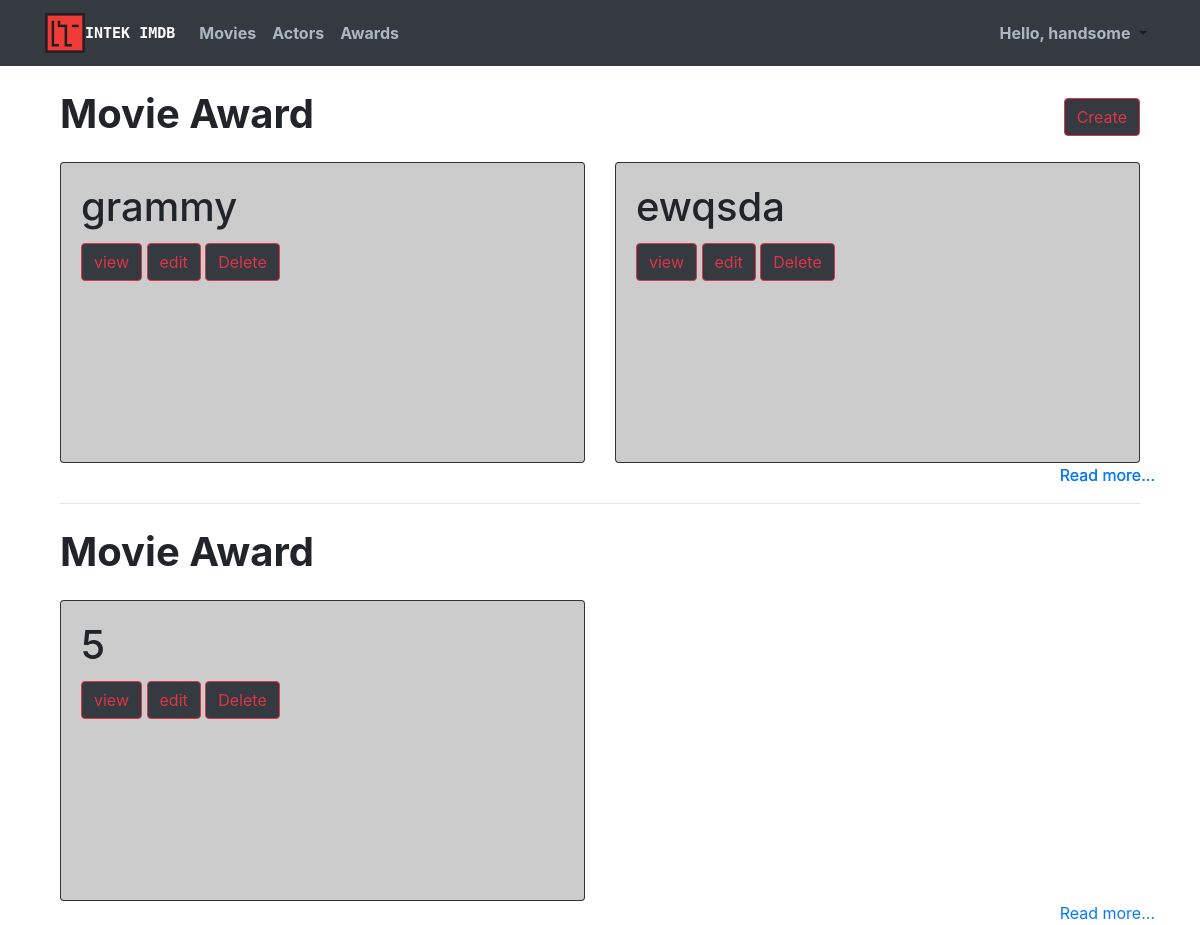
The page /accounts/award/ (signed in) on the database as committed earlier.
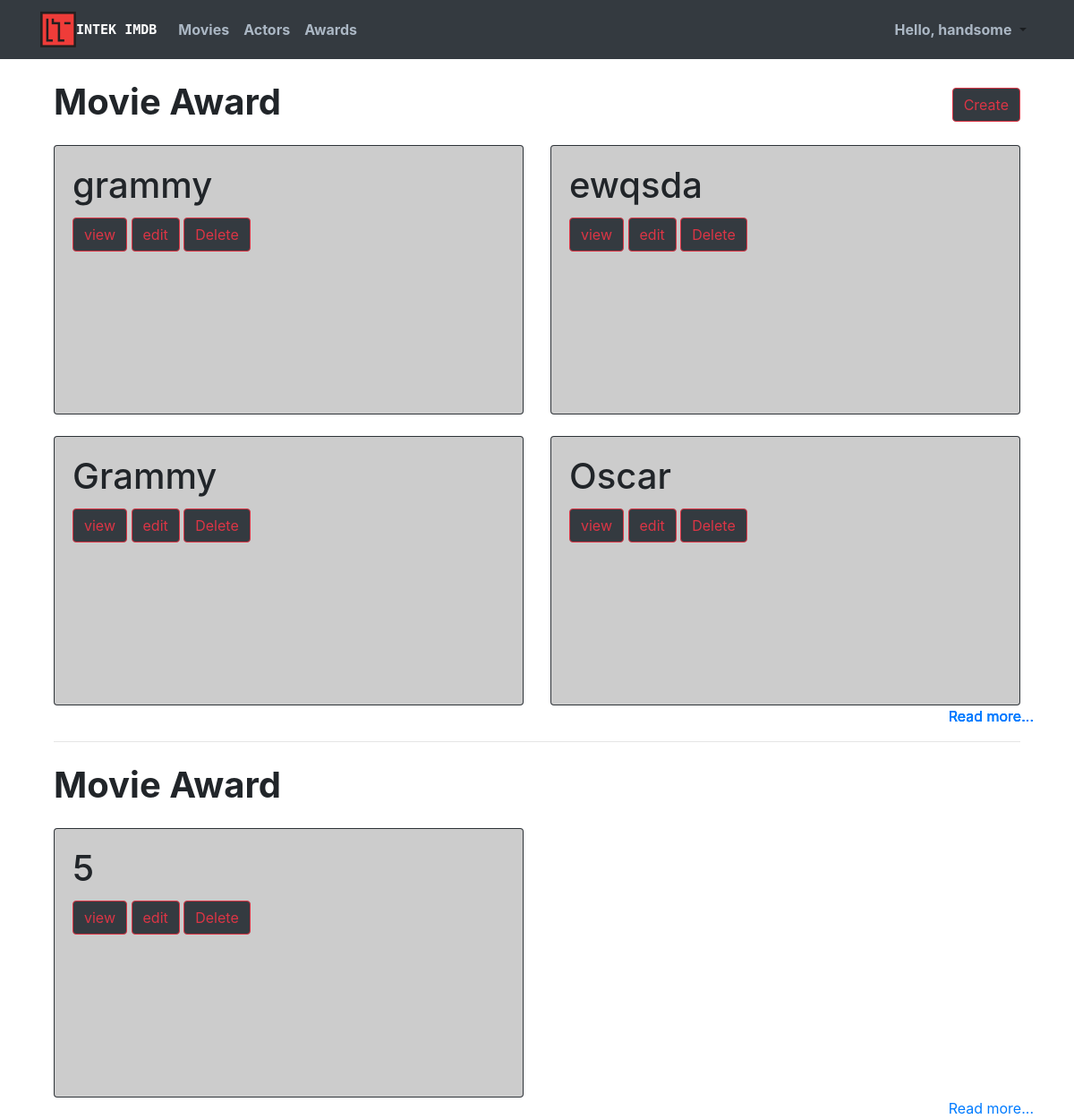
The same page on the database as committed later.
### imdb_app/models.py (models this page shows, shortened)
class Award(models.Model):
    author = models.ForeignKey(User, on_delete=models.CASCADE)
    kind_choices = [
        ('Movie', 'Movie'),
        ('Actor', 'Actor')
    ]
    date = models.DateField(blank=False)
    title = models.CharField(max_length=200, blank=False)
    kind = models.CharField(
        max_length=10,
        choices=kind_choices,
        default='Movie',
        blank=False
    )
    content_type = models.ForeignKey(ContentType, on_delete=models.CASCADE)
    object_id = models.PositiveIntegerField()
    selected = GenericForeignKey('content_type', 'object_id')
    comments = GenericRelation(Comment)
    class Meta:
        ordering = ["date"]
    def __str__(self):
        return self.title

### imdb_app/views.py (the view)
# urls.py: path('award/', login_required(views.AwardListView.as_view()), name='award'),
class AwardListView(generic.ListView):
    model = Award
    context_object_name = 'award_list'
    template_name = 'imdb_app/award_page.html'
    paginate_by = 12
    def get_context_data(self, **kwargs):
        kwargs['form'] = PostAwardForm()
        kwargs['movie_list'] = Movie.objects.all()
        kwargs['actor_list'] = Actor.objects.all()
        return super(AwardListView, self).get_context_data(**kwargs)

### imdb_app/models.py (called while the page is built)
    def __str__(self):
        return self.first_name + ' ' + self.last_name

    def __str__(self):
        return self.title

### templates/imdb_app/award_page.html (shortened to what this page needs)
{% extends 'base.html' %}
{% block content %}
<div class="container">
  <h1 class="my-4">
    <b>Movie Award</b>
    <span id="add-button">
      <button type="button" class="btn btn-dark btn-outline-danger" data-toggle="modal" data-target="#Createmodal">Create</button>
    </span>
  </h1>
  <div class="row" style="position:relative">
    {% for award in award_list %}
      {% if award.kind == "Movie"%}
        <div class="col-lg-6 mb-4">
          <div class="card bg-dark">
            <img class="card-img" src="http://placehold.it/700x400" alt="Card image">
            <div class="card-img-overlay">
              <h1 class="card-title">{{award.title}}</h1>
              <a href={% url 'imdb_app:award_detail' award.id %} class="btn btn-dark btn-outline-danger">view</a>
              <a href={% url 'imdb_app:award_edit' award.id %} class="btn btn-dark btn-outline-danger">edit</a>
              <button type="button" class="btn btn-dark btn-outline-danger" data-toggle="modal" data-target="#Deletemodal{{forloop.counter}}">Delete</button>
            </div>
          </div>
        </div>
        <a href="#" style="position:absolute; bottom:0px; right:0px;">Read more...</a>
      {% endif %}
      {% empty %}
        No award yet
    {% endfor %}
  </div>
  <hr>
  <h1 class="my-4">
    <b>Movie Award</b>
  </h1>
  <div class="row" style="position:relative">
    {% for award in award_list %}
      {% if award.kind == "Actor"%}
        <div class="col-lg-6 mb-4">
          <div class="card bg-dark">
            <img class="card-img" src="http://placehold.it/700x400" alt="Card image">
            <div class="card-img-overlay">
              <h1 class="card-title">{{award.title}}</h1>
              <a href={% url 'imdb_app:award_detail' award.id %} class="btn btn-dark btn-outline-danger">view</a>
              <a href={% url 'imdb_app:award_edit' award.id %} class="btn btn-dark btn-outline-danger">edit</a>
              <button type="button" class="btn btn-dark btn-outline-danger" data-toggle="modal" data-target="#Deletemodal{{forloop.counter}}">Delete</button>
            </div>
          </div>
        </div>
        <a href="#" style="position:absolute; bottom:0px; right:0px;">Read more...</a>
      {% endif %}
    {% endfor %}
  </div>
</div>
{% endblock %}

Rows that differ between the two databases and show on the page:
added Award: title "Grammy", shown under "Movie Award"
added Award: title "Oscar", shown under "Movie Award"
